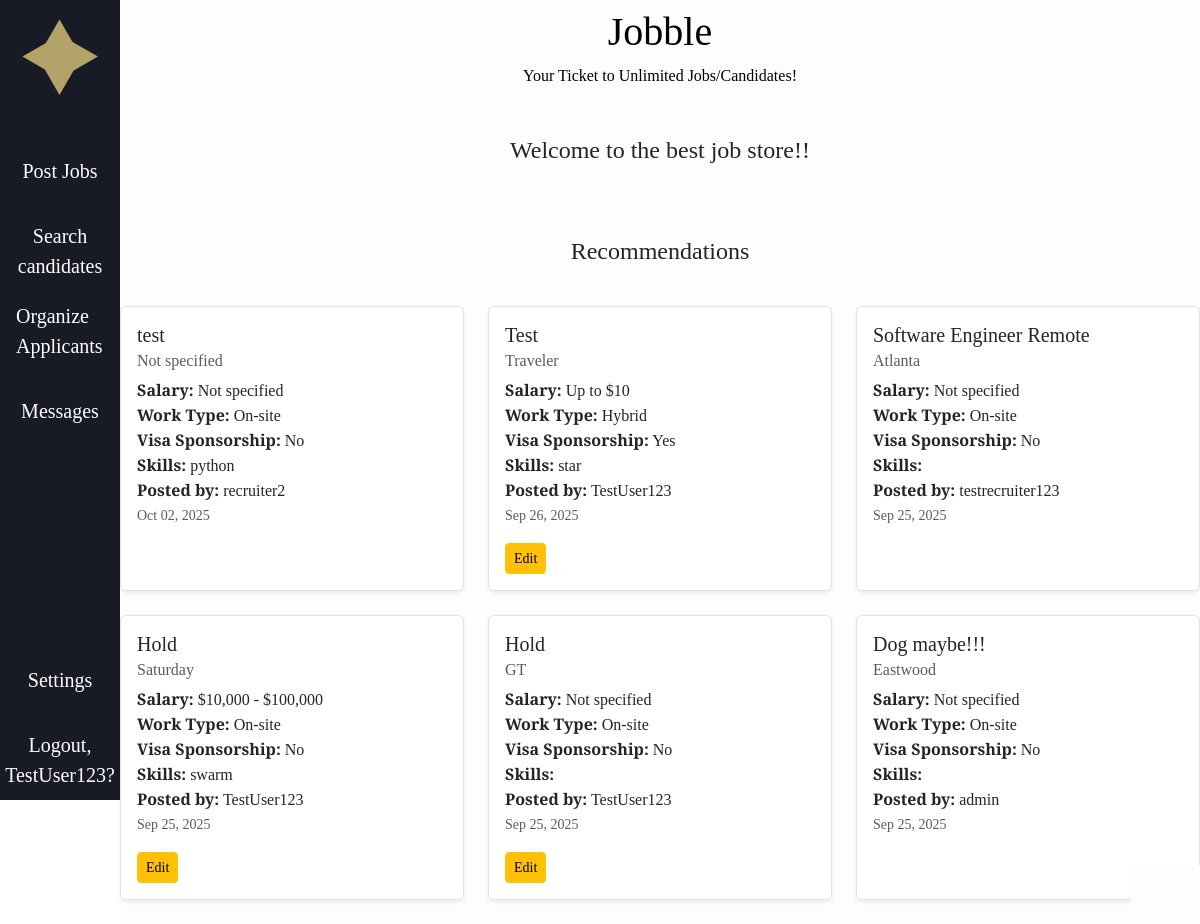
The app's page / (signed in) with its own data.
### accounts/models.py (models this page shows, shortened)
class CustomUser(AbstractUser):
    ROLE_CHOICES = (
        ("recruiter", "Recruiter"),
        ("user", "User"),
    )
    role = models.CharField(max_length=20, choices=ROLE_CHOICES, default="user")
    fname = models.CharField(max_length=30, blank=True, default='')
    lname = models.CharField(max_length=30, blank=True, default='')
    headline = models.CharField(max_length=255, blank=True, default='')
    skills = models.TextField(blank=True, default='')
    education = models.TextField(blank=True, default='')
    work_experience = models.TextField(blank=True, default='')
    location = models.CharField(max_length=255, blank=True, default='')
    links = models.TextField(blank=True, default='')
    show_headline = models.BooleanField(default=True)
    show_skills = models.BooleanField(default=True)
    show_education = models.BooleanField(default=True)
    show_work_experience = models.BooleanField(default=True)
    show_location = models.BooleanField(default=True)
    show_links = models.BooleanField(default=True)

### jobs/models.py (models this page shows, shortened)
class JobPosting(models.Model):
    REMOTE_CHOICES = [
        ("remote", "Remote"),
        ("onsite", "On-site"),
        ("hybrid", "Hybrid"),
    ]
    VISA_CHOICES = [
        ("yes", "Yes"),
        ("no", "No"),
    ]
    title = models.CharField(max_length=200)
    skills = models.TextField(
        help_text="List required skills, separated by commas",
        default=""
    )
    location = models.CharField(max_length=100, default="Not specified")
    min_salary = models.IntegerField(default=0, help_text="Minimum annual salary (USD)")
    max_salary = models.IntegerField(default=0, help_text="Maximum annual salary (USD)")
    remote_or_onsite = models.CharField(
        max_length=20,
        choices=REMOTE_CHOICES,
        default="onsite"
    )
    visa_sponsorship = models.CharField(
        max_length=3,
        choices=VISA_CHOICES,
        default="no"
    )
    posted_by = models.ForeignKey(User, on_delete=models.CASCADE)
    date_posted = models.DateTimeField(auto_now_add=True)
    @property
    def salary_display(self):
        if self.min_salary and self.max_salary:
            return f"${self.min_salary:,} - ${self.max_salary:,}"
        elif self.min_salary:
            return f"From ${self.min_salary:,}"
        elif self.max_salary:
            return f"Up to ${self.max_salary:,}"
        return "Not specified"

### home/views.py (the view)
# urls.py: path('', views.index, name='Ahome.index'),
@login_required
def index(request):
    template_data = {'title': 'Jobble'}
    user = request.user
    jobs = JobPosting.objects.all().order_by('-date_posted')
    if user.is_authenticated and hasattr(user, "skills") and user.skills:
        skill_list = [s.strip() for s in user.skills.split(",") if s.strip()]
        q = Q()
        for skill in skill_list:
            q |= Q(skills__icontains=skill)
        jobs = jobs.filter(q)
    jobs = jobs[:6]  # limit results for homepage.
    return render(request, 'home/index.html', {
        'template_data': template_data,
        'jobs': jobs,
    })

### jobble/context_processors.py (called while the page is built)
def user_template(request):
    if request.user.is_authenticated:
        if request.user.is_superuser:
            return {"base_template": "baseA.html"}   # special admin template
        elif getattr(request.user, "role", "").lower() == "recruiter":
            return {"base_template": "baseR.html"}   # recruiter template
        else:
            return {"base_template": "base.html"}    # regular user
    return {"base_template": "base.html"}           # default for anonymous users

### home/templates/home/index.html (shortened to what this page needs)
{% extends base_template %}
{% block content %}
<header class="masthead bg-index text-black text-centerpy-4">
<div class="container d-flex align-items-center flex-column pt-2">
    <h1>Jobble</h1>
    <p>Your Ticket to Unlimited Jobs/Candidates!</p>
</div>
</header>
<div class="p-3">
    <div class="container">
    <div class="row mt-3">
    <div class="col mx-auto text-center mb-3">
        <h4>Welcome to the best job store!!</h4>
    </div>
    </div>
</div>
</div>
<div class="p-3">
    <div class="container">
    <div class="row mt-3">
    <div class="col mx-auto text-center mb-3">
        <h4>Recommendations</h4>
    </div>
    </div>
</div>
</div>
  <div class="row">
    {% for job in jobs %}
      <div class="col-md-6 col-lg-4 mb-4">
        <div class="card shadow-sm h-100">
          <div class="card-body">
            <h5 class="card-title">{{ job.title }}</h5>
            <h6 class="card-subtitle mb-2 text-muted">{{ job.location }}</h6>
            <p class="card-text">
              <strong>Salary:</strong> {{ job.salary_display }} <br>
              <strong>Work Type:</strong> {{ job.get_remote_or_onsite_display }} <br>
              <strong>Visa Sponsorship:</strong> {{ job.get_visa_sponsorship_display }} <br>
              <strong>Skills:</strong> {{ job.skills }} <br>
              <strong>Posted by:</strong> {{ job.posted_by.username }} <br>
              <small class="text-muted">{{ job.date_posted|date:"M d, Y" }}</small>
            </p>
            {% if user.is_authenticated and user == job.posted_by %}
              <a href="{% url 'edit_job' job.id %}" class="btn btn-warning btn-sm">Edit</a>
            {% endif %}
          </div>
        </div>
      </div>
    {% empty %}
      <p>No job recommendations yet. Try editing skills</a>!</p>
    {% endfor %}
  </div>
{% endblock content %}

### jobble/templates/baseR.html (shortened to what this page needs)
<!DOCTYPE html>
<html>
    {% load static %}
  <head>
  <link rel="stylesheet" href="{% static 'css/style.css' %}">
  <link href="https://cdn.jsdelivr.net/npm/bootstrap@5.3.3/dist/css/bootstrap.min.css" rel="stylesheet"crossorigin="anonymous">
  <link rel="stylesheet" href="https://cdnjs.cloudflare.com/ajax/libs/font-awesome/6.1.1/css/all.min.css">
  </head>
  <body>
 <div class="d-flex">
    <nav class="sidebar d-flex flex-column align-items-center">
      <div class="testsvg d-flex align-items-center justify-content-center">
        <a href="{% url 'Rhome.index' %}" class="d-flex align-items-center">
          <img src="{% static 'img/Logo.svg' %}" width="100%" height="100%" alt="">
        </a>
      </div>
      <ul class="nav flex-column mb-auto">
        <li class="nav-item">
          <div class="test d-flex align-items-center justify-content-center">
          <a href="{% url 'job_list' %}" class="nav-link">Post Jobs</a>
          </div>
        </li>
        <li class="nav-item">
          <div class="test d-flex align-items-center justify-content-center">
          <a href="{% url 'Rhome.searchcandidates' %}" class="text-center nav-link">Search candidates</a>
          </div>
        </li>
        <li class="">
          <div class="test d-flex align-items-center justify-content-center">
          <a href="{% url 'applications:recruiter_applicants' %}" class="nav-link">Organize Applicants</a>
          </div>
        </li>
        <li class="">
          <div class="test d-flex align-items-center justify-content-center">
          <a href="{% url 'messaging:recruiter_inbox' %}" class="nav-link">Messages</a>
          </div>
        </li>
      </ul>
      <div class="nav flex-column test2">
        <div class="nav-item test d-flex align-items-center justify-content-center">
          <a href="#" class="nav-link">Settings</a>
        </div>
        <div class="test d-flex align-items-center justify-content-center">
            {% if user.is_authenticated %}
            <div class="text-center">
            <a class="nav-link"
              href="{% url 'accounts.logout' %}">Logout, {{user.username }}?</a>
            </div>
            {% else %}
            <a class="nav-link"
              href="{% url 'accounts.login' %}">Login</a>
            {% endif %}
        </div>
      </div>
    </nav>
     <div class="main-content">
    {% block content %}
    {% endblock content %}
    </div>
</body>
</html>

### jobble/static/css/style.css (style rules this page uses)
* { font-family: "DM Serif Text", serif; font-weight: 400; font-style: normal; }
.main-content { background-color: #fdfdfd; width: 90vw; min-height: 100vh; margin-left: 10vw; }
body { overflow-x: hidden; }
.sidebar { height: 100vh; width: 10vw; position: fixed; top: 0; left: 0; padding-top: 2vh; background-color: #181A25; justify-content: space-between; }
.sidebar .nav-link { color: #ffffff; font-size: calc(1.25rem); }
.test { height: 10vh; width: 10vw; }
.test2 { justify-content: flex-end; }
.testsvg { width: auto; height: auto; }
h1 { font-size: 36px; }
h4 { font-size: 16px; }
.card { border: 1.5px solid #dee2e6 !important; }

### records on screen
CustomUser: username "TestUser123"
JobPosting: title "test", location "Not specified", salary_display "Not specified", remote_or_onsite "On-site", visa_sponsorship "No", skills "python", posted_by.username "recruiter2", date_posted "Oct 02, 2025"
JobPosting: title "Test", location "Traveler", salary_display "Up to $10", remote_or_onsite "Hybrid", visa_sponsorship "Yes", skills "star", posted_by.username "TestUser123", date_posted "Sep 26, 2025", shows "Edit"
JobPosting: title "Software Engineer Remote", location "Atlanta", salary_display "Not specified", remote_or_onsite "On-site", visa_sponsorship "No", posted_by.username "testrecruiter123", date_posted "Sep 25, 2025"
JobPosting: title "Hold", location "Saturday", salary_display "$10,000 - $100,000", remote_or_onsite "On-site", visa_sponsorship "No", skills "swarm", posted_by.username "TestUser123", date_posted "Sep 25, 2025", shows "Edit"
JobPosting: title "Hold", location "GT", salary_display "Not specified", remote_or_onsite "On-site", visa_sponsorship "No", posted_by.username "TestUser123", date_posted "Sep 25, 2025", shows "Edit"
JobPosting: title "Dog maybe!!!", location "Eastwood", salary_display "Not specified", remote_or_onsite "On-site", visa_sponsorship "No", posted_by.username "admin", date_posted "Sep 25, 2025"
